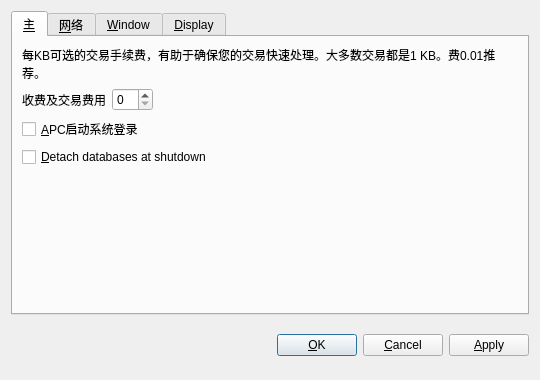
<?xml version="1.0" encoding="UTF-8"?>
<ui version="4.0">
 <class>OptionsDialog</class>
 <widget class="QDialog" name="OptionsDialog">
  <property name="geometry">
   <rect>
    <x>0</x>
    <y>0</y>
    <width>540</width>
    <height>380</height>
   </rect>
  </property>
  <property name="windowTitle">
   <string>选项</string>
  </property>
  <property name="modal">
   <bool>true</bool>
  </property>
  <layout class="QVBoxLayout" name="verticalLayout">
   <item>
    <widget class="QTabWidget" name="tabWidget">
     <property name="tabPosition">
      <enum>QTabWidget::North</enum>
     </property>
     <property name="currentIndex">
      <number>0</number>
     </property>
     <widget class="QWidget" name="tabMain">
      <attribute name="title">
       <string>&amp;主</string>
      </attribute>
      <layout class="QVBoxLayout" name="verticalLayout_Main">
       <item>
        <widget class="QLabel" name="transactionFeeInfoLabel">
         <property name="text">
          <string>每KB可选的交易手续费，有助于确保您的交易快速处理。大多数交易都是1 KB。费0.01推荐。</string>
         </property>
         <property name="textFormat">
          <enum>Qt::PlainText</enum>
         </property>
         <property name="wordWrap">
          <bool>true</bool>
         </property>
        </widget>
       </item>
       <item>
        <layout class="QHBoxLayout" name="horizontalLayout_Main">
         <item>
          <widget class="QLabel" name="transactionFeeLabel">
           <property name="text">
            <string>收费及交易费用</string>
           </property>
           <property name="textFormat">
            <enum>Qt::PlainText</enum>
           </property>
           <property name="buddy">
            <cstring>交易费</cstring>
           </property>
          </widget>
         </item>
         <item>
          <widget class="BitcoinAmountField" name="transactionFee"/>
         </item>
         <item>
          <spacer name="horizontalSpacer_Main">
           <property name="orientation">
            <enum>Qt::Horizontal</enum>
           </property>
           <property name="sizeHint" stdset="0">
            <size>
             <width>40</width>
             <height>20</height>
            </size>
           </property>
          </spacer>
         </item>
        </layout>
       </item>
       <item>
        <widget class="QCheckBox" name="bitcoinAtStartup">
         <property name="toolTip">
          <string>登录到系统后自动启动的APC。</string>
         </property>
         <property name="text">
          <string>&amp;APC启动系统登录</string>
         </property>
        </widget>
       </item>
       <item>
        <widget class="QCheckBox" name="detachDatabases">
         <property name="toolTip">
          <string>分离块和地址数据库在关机。这意味着它们可以被移动到另一个数据目录，但它会减慢关断。钱包总是分离。</string>
         </property>
         <property name="text">
          <string>&amp;Detach databases at shutdown</string>
         </property>
        </widget>
       </item>
       <item>
        <spacer name="verticalSpacer_Main">
         <property name="orientation">
          <enum>Qt::Vertical</enum>
         </property>
         <property name="sizeHint" stdset="0">
          <size>
           <width>20</width>
           <height>40</height>
          </size>
         </property>
        </spacer>
       </item>
      </layout>
     </widget>
     <widget class="QWidget" name="tabNetwork">
      <attribute name="title">
       <string>&amp;网络</string>
      </attribute>
      <layout class="QVBoxLayout" name="verticalLayout_Network">
       <item>
        <widget class="QCheckBox" name="mapPortUpnp">
         <property name="toolTip">
          <string>Automatically open the Applecoin client port on the router. This only works when your router supports UPnP and it is enabled.</string>
         </property>
         <property name="text">
          <string>Map port using &amp;UPnP</string>
         </property>
        </widget>
       </item>
       <item>
        <widget class="QCheckBox" name="connectSocks">
         <property name="toolTip">
          <string>Connect to the Applecoin network through a SOCKS proxy (e.g. when connecting through Tor).</string>
         </property>
         <property name="text">
          <string>&amp;Connect through SOCKS proxy:</string>
         </property>
        </widget>
       </item>
       <item>
        <layout class="QHBoxLayout" name="horizontalLayout_Network">
         <item>
          <widget class="QLabel" name="proxyIpLabel">
           <property name="text">
            <string>Proxy &amp;IP:</string>
           </property>
           <property name="textFormat">
            <enum>Qt::PlainText</enum>
           </property>
           <property name="buddy">
            <cstring>proxyIp</cstring>
           </property>
          </widget>
         </item>
         <item>
          <widget class="QValidatedLineEdit" name="proxyIp">
           <property name="maximumSize">
            <size>
             <width>140</width>
             <height>16777215</height>
            </size>
           </property>
           <property name="toolTip">
            <string>IP address of the proxy (e.g. 127.0.0.1)</string>
           </property>
          </widget>
         </item>
         <item>
          <widget class="QLabel" name="proxyPortLabel">
           <property name="text">
            <string>&amp;Port:</string>
           </property>
           <property name="textFormat">
            <enum>Qt::PlainText</enum>
           </property>
           <property name="buddy">
            <cstring>proxyPort</cstring>
           </property>
          </widget>
         </item>
         <item>
          <widget class="QLineEdit" name="proxyPort">
           <property name="maximumSize">
            <size>
             <width>55</width>
             <height>16777215</height>
            </size>
           </property>
           <property name="toolTip">
            <string>Port of the proxy (e.g. 9050)</string>
           </property>
          </widget>
         </item>
         <item>
          <widget class="QLabel" name="socksVersionLabel">
           <property name="text">
            <string>SOCKS &amp;Version:</string>
           </property>
           <property name="textFormat">
            <enum>Qt::PlainText</enum>
           </property>
           <property name="buddy">
            <cstring>socksVersion</cstring>
           </property>
          </widget>
         </item>
         <item>
          <widget class="QValueComboBox" name="socksVersion">
           <property name="toolTip">
            <string>SOCKS version of the proxy (e.g. 5)</string>
           </property>
          </widget>
         </item>
         <item>
          <spacer name="horizontalSpacer_Network">
           <property name="orientation">
            <enum>Qt::Horizontal</enum>
           </property>
           <property name="sizeHint" stdset="0">
            <size>
             <width>40</width>
             <height>20</height>
            </size>
           </property>
          </spacer>
         </item>
        </layout>
       </item>
       <item>
        <spacer name="verticalSpacer_Network">
         <property name="orientation">
          <enum>Qt::Vertical</enum>
         </property>
         <property name="sizeHint" stdset="0">
          <size>
           <width>20</width>
           <height>40</height>
          </size>
         </property>
        </spacer>
       </item>
      </layout>
     </widget>
     <widget class="QWidget" name="tabWindow">
      <attribute name="title">
       <string>&amp;Window</string>
      </attribute>
      <layout class="QVBoxLayout" name="verticalLayout_Window">
       <item>
        <widget class="QCheckBox" name="minimizeToTray">
         <property name="toolTip">
          <string>Show only a tray icon after minimizing the window.</string>
         </property>
         <property name="text">
          <string>&amp;Minimize to the tray instead of the taskbar</string>
         </property>
        </widget>
       </item>
       <item>
        <widget class="QCheckBox" name="minimizeOnClose">
         <property name="toolTip">
          <string>Minimize instead of exit the application when the window is closed. When this option is enabled, the application will be closed only after selecting Quit in the menu.</string>
         </property>
         <property name="text">
          <string>M&amp;inimize on close</string>
         </property>
        </widget>
       </item>
       <item>
        <spacer name="verticalSpacer_Window">
         <property name="orientation">
          <enum>Qt::Vertical</enum>
         </property>
         <property name="sizeHint" stdset="0">
          <size>
           <width>20</width>
           <height>40</height>
          </size>
         </property>
        </spacer>
       </item>
      </layout>
     </widget>
     <widget class="QWidget" name="tabDisplay">
      <attribute name="title">
       <string>&amp;Display</string>
      </attribute>
      <layout class="QVBoxLayout" name="verticalLayout_Display">
       <item>
        <layout class="QHBoxLayout" name="horizontalLayout_1_Display">
         <item>
          <widget class="QLabel" name="langLabel">
           <property name="text">
            <string>User Interface &amp;language:</string>
           </property>
           <property name="textFormat">
            <enum>Qt::PlainText</enum>
           </property>
           <property name="buddy">
            <cstring>lang</cstring>
           </property>
          </widget>
         </item>
         <item>
          <widget class="QValueComboBox" name="lang">
           <property name="toolTip">
            <string>The user interface language can be set here. This setting will take effect after restarting Applecoin.</string>
           </property>
          </widget>
         </item>
        </layout>
       </item>
       <item>
        <layout class="QHBoxLayout" name="horizontalLayout_2_Display">
         <item>
          <widget class="QLabel" name="unitLabel">
           <property name="text">
            <string>&amp;Unit to show amounts in:</string>
           </property>
           <property name="textFormat">
            <enum>Qt::PlainText</enum>
           </property>
           <property name="buddy">
            <cstring>unit</cstring>
           </property>
          </widget>
         </item>
         <item>
          <widget class="QValueComboBox" name="unit">
           <property name="toolTip">
            <string>Choose the default subdivision unit to show in the interface and when sending coins.</string>
           </property>
          </widget>
         </item>
        </layout>
       </item>
       <item>
        <widget class="QCheckBox" name="displayAddresses">
         <property name="toolTip">
          <string>Whether to show Applecoin addresses in the transaction list or not.</string>
         </property>
         <property name="text">
          <string>&amp;Display addresses in transaction list</string>
         </property>
        </widget>
       </item>
       <item>
        <spacer name="verticalSpacer_Display">
         <property name="orientation">
          <enum>Qt::Vertical</enum>
         </property>
         <property name="sizeHint" stdset="0">
          <size>
           <width>20</width>
           <height>40</height>
          </size>
         </property>
        </spacer>
       </item>
      </layout>
     </widget>
    </widget>
   </item>
   <item>
    <layout class="QHBoxLayout" name="horizontalLayout_Buttons">
     <item>
      <spacer name="horizontalSpacer_1">
       <property name="orientation">
        <enum>Qt::Horizontal</enum>
       </property>
       <property name="sizeHint" stdset="0">
        <size>
         <width>40</width>
         <height>48</height>
        </size>
       </property>
      </spacer>
     </item>
     <item>
      <widget class="QLabel" name="statusLabel">
       <property name="font">
        <font>
         <weight>75</weight>
         <bold>true</bold>
        </font>
       </property>
       <property name="text">
        <string/>
       </property>
       <property name="textFormat">
        <enum>Qt::PlainText</enum>
       </property>
       <property name="wordWrap">
        <bool>true</bool>
       </property>
      </widget>
     </item>
     <item>
      <spacer name="horizontalSpacer_2">
       <property name="orientation">
        <enum>Qt::Horizontal</enum>
       </property>
       <property name="sizeHint" stdset="0">
        <size>
         <width>40</width>
         <height>48</height>
        </size>
       </property>
      </spacer>
     </item>
     <item>
      <widget class="QPushButton" name="okButton">
       <property name="text">
        <string>&amp;OK</string>
       </property>
      </widget>
     </item>
     <item>
      <widget class="QPushButton" name="cancelButton">
       <property name="text">
        <string>&amp;Cancel</string>
       </property>
       <property name="autoDefault">
        <bool>false</bool>
       </property>
      </widget>
     </item>
     <item>
      <widget class="QPushButton" name="applyButton">
       <property name="text">
        <string>&amp;Apply</string>
       </property>
       <property name="autoDefault">
        <bool>false</bool>
       </property>
      </widget>
     </item>
    </layout>
   </item>
  </layout>
 </widget>
 <customwidgets>
  <customwidget>
   <class>BitcoinAmountField</class>
   <extends>QSpinBox</extends>
   <header>bitcoinamountfield.h</header>
  </customwidget>
  <customwidget>
   <class>QValueComboBox</class>
   <extends>QComboBox</extends>
   <header>qvaluecombobox.h</header>
  </customwidget>
  <customwidget>
   <class>QValidatedLineEdit</class>
   <extends>QLineEdit</extends>
   <header>qvalidatedlineedit.h</header>
  </customwidget>
 </customwidgets>
 <resources/>
 <connections/>
</ui>
